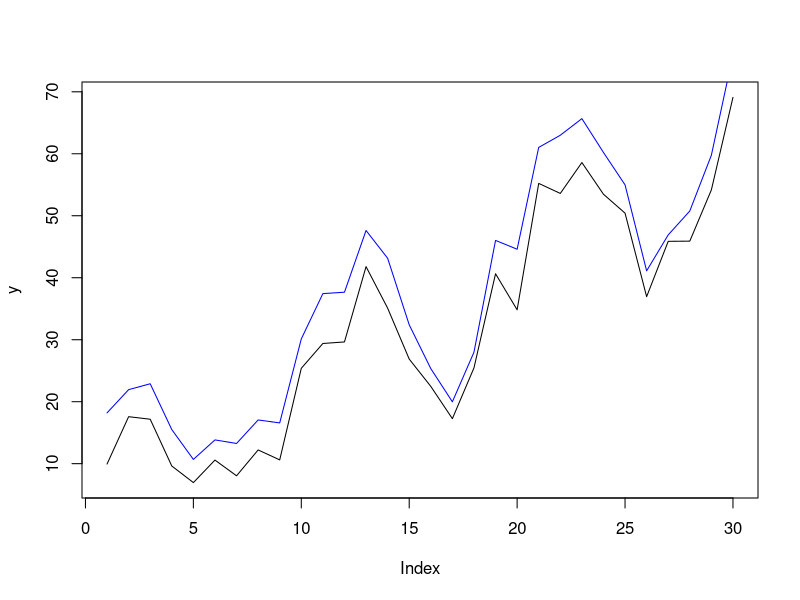

Source code (R):
x <- 1:30
t <- 2*x
s <- 12*sin(2*x/pi)
e <- 4*rnorm(30)
y <- t + s + e

datos <- data.frame(fenomeno = y,
                    tendencia = t,
                    estacionalidad = s,
                    error = e,
                    tiempo = x)


alpha = 0.6
beta = 0.6

n2 <- y[2]
t2 <- y[2]-y[1]

n3 <- alpha*y[3]+(1-alpha)*(n2+t2)
t3 <- beta*(n3-n2) + (1-beta)*t2
y3_e <- n3 + t3
error = y3_e - y[3]


predicciones <- array(y[1], y[2])
nia <- y[2]
tia <- y[2]-y[1]
for(i in 1:length(y)){
  ni <- alpha*y[i]+(1-alpha)*(nia+tia)
  ti <- beta*(ni-nia) + (1-beta)*t2
  yi_e <- ni + ti
  print(yi_e - y[i])
  nia <- ni
  tia <- ti
  predicciones[i] <- yi_e
}

plot(y, type = "l")
lines(predicciones, col = "blue")  

